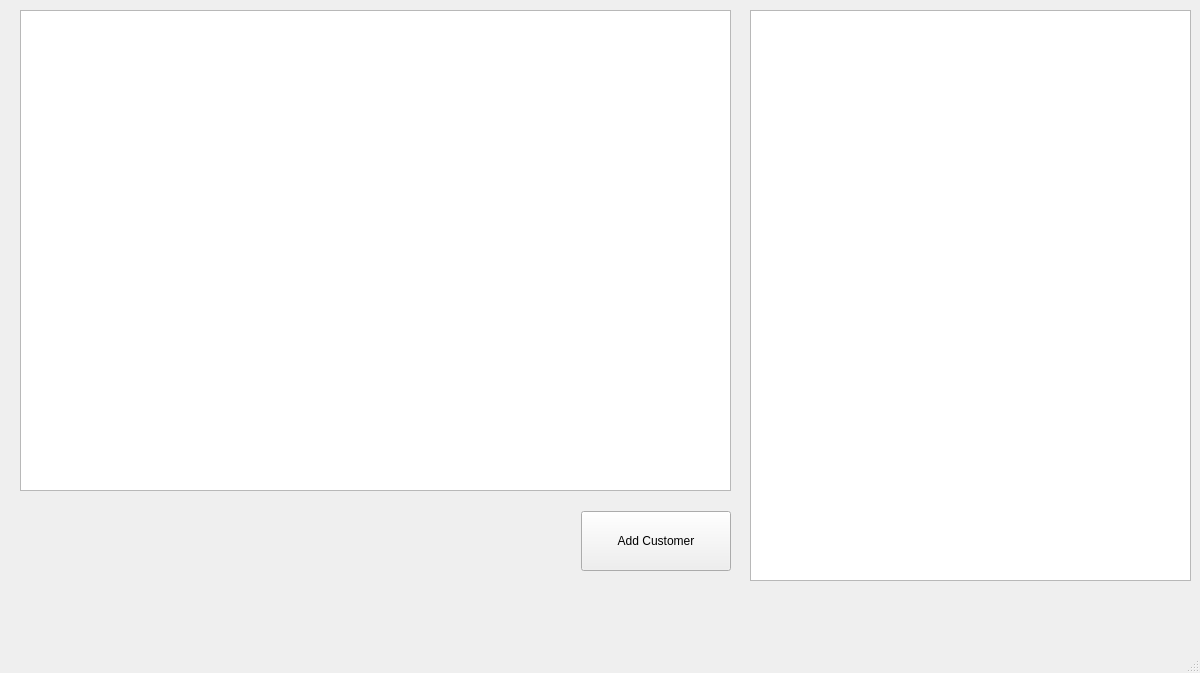
<?xml version="1.0" encoding="UTF-8"?>
<ui version="4.0">
 <class>MainWindow</class>
 <widget class="QMainWindow" name="MainWindow">
  <property name="geometry">
   <rect>
    <x>0</x>
    <y>0</y>
    <width>1200</width>
    <height>673</height>
   </rect>
  </property>
  <property name="windowTitle">
   <string>MainWindow</string>
  </property>
  <widget class="QWidget" name="centralwidget">
   <widget class="QTableWidget" name="tableList">
    <property name="geometry">
     <rect>
      <x>750</x>
      <y>10</y>
      <width>441</width>
      <height>571</height>
     </rect>
    </property>
   </widget>
   <widget class="QWidget" name="">
    <property name="geometry">
     <rect>
      <x>20</x>
      <y>10</y>
      <width>711</width>
      <height>561</height>
     </rect>
    </property>
    <layout class="QGridLayout" name="gridLayout">
     <property name="verticalSpacing">
      <number>20</number>
     </property>
     <item row="1" column="0">
      <spacer name="horizontalSpacer">
       <property name="orientation">
        <enum>Qt::Horizontal</enum>
       </property>
       <property name="sizeHint" stdset="0">
        <size>
         <width>528</width>
         <height>20</height>
        </size>
       </property>
      </spacer>
     </item>
     <item row="0" column="0" colspan="2">
      <widget class="QListWidget" name="waitingList"/>
     </item>
     <item row="1" column="1">
      <widget class="QPushButton" name="addCustomer">
       <property name="minimumSize">
        <size>
         <width>150</width>
         <height>60</height>
        </size>
       </property>
       <property name="text">
        <string>Add Customer</string>
       </property>
      </widget>
     </item>
    </layout>
   </widget>
  </widget>
  <widget class="QMenuBar" name="menubar">
   <property name="geometry">
    <rect>
     <x>0</x>
     <y>0</y>
     <width>1200</width>
     <height>42</height>
    </rect>
   </property>
  </widget>
  <widget class="QStatusBar" name="statusbar"/>
 </widget>
 <resources/>
 <connections/>
</ui>
